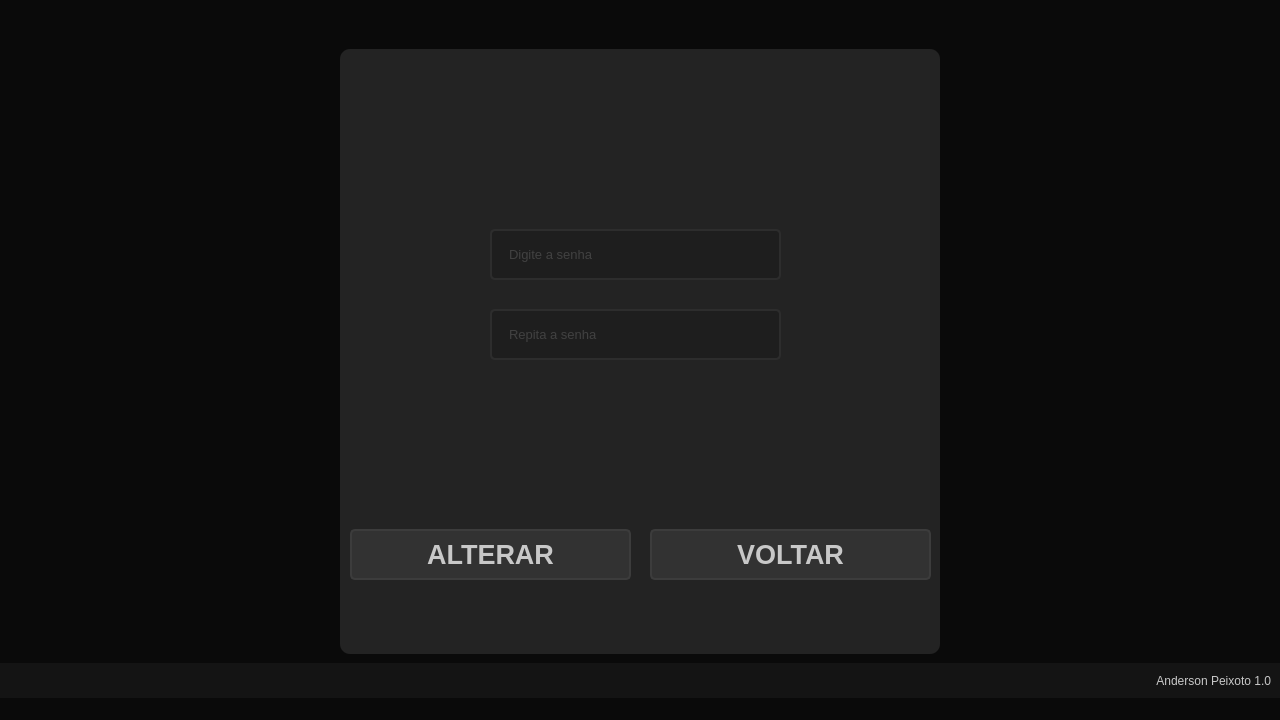
<?xml version="1.0" encoding="UTF-8"?>
<ui version="4.0">
 <class>MainWindow</class>
 <widget class="QMainWindow" name="MainWindow">
  <property name="geometry">
   <rect>
    <x>0</x>
    <y>0</y>
    <width>1280</width>
    <height>720</height>
   </rect>
  </property>
  <property name="minimumSize">
   <size>
    <width>500</width>
    <height>700</height>
   </size>
  </property>
  <property name="windowTitle">
   <string>Trocar senha</string>
  </property>
  <property name="windowIcon">
   <iconset>
    <normaloff>Icon.ico</normaloff>Icon.ico</iconset>
  </property>
  <property name="styleSheet">
   <string notr="true">color: rgb(200, 200, 200);
background-color: rgb(10, 10, 10);</string>
  </property>
  <widget class="QWidget" name="centralwidget">
   <layout class="QVBoxLayout" name="verticalLayout">
    <property name="spacing">
     <number>0</number>
    </property>
    <property name="leftMargin">
     <number>0</number>
    </property>
    <property name="topMargin">
     <number>0</number>
    </property>
    <property name="rightMargin">
     <number>0</number>
    </property>
    <property name="bottomMargin">
     <number>0</number>
    </property>
    <item>
     <widget class="QFrame" name="top_bar">
      <property name="maximumSize">
       <size>
        <width>16777215</width>
        <height>40</height>
       </size>
      </property>
      <property name="styleSheet">
       <string notr="true"/>
      </property>
      <property name="frameShape">
       <enum>QFrame::NoFrame</enum>
      </property>
      <property name="frameShadow">
       <enum>QFrame::Raised</enum>
      </property>
      <layout class="QHBoxLayout" name="horizontalLayout_2">
       <property name="spacing">
        <number>0</number>
       </property>
       <property name="leftMargin">
        <number>0</number>
       </property>
       <property name="topMargin">
        <number>5</number>
       </property>
       <property name="rightMargin">
        <number>0</number>
       </property>
       <property name="bottomMargin">
        <number>0</number>
       </property>
      </layout>
     </widget>
    </item>
    <item>
     <widget class="QFrame" name="content">
      <property name="styleSheet">
       <string notr="true"/>
      </property>
      <property name="frameShape">
       <enum>QFrame::NoFrame</enum>
      </property>
      <property name="frameShadow">
       <enum>QFrame::Raised</enum>
      </property>
      <layout class="QHBoxLayout" name="horizontalLayout">
       <item>
        <widget class="QFrame" name="login_area">
         <property name="maximumSize">
          <size>
           <width>600</width>
           <height>700</height>
          </size>
         </property>
         <property name="styleSheet">
          <string notr="true">background-color: rgb(35, 35, 35);
border-radius: 10px;</string>
         </property>
         <property name="frameShape">
          <enum>QFrame::NoFrame</enum>
         </property>
         <property name="frameShadow">
          <enum>QFrame::Raised</enum>
         </property>
         <widget class="QLineEdit" name="lineEdit_3">
          <property name="geometry">
           <rect>
            <x>150</x>
            <y>180</y>
            <width>291</width>
            <height>51</height>
           </rect>
          </property>
          <property name="font">
           <font>
            <family>Segoe UI</family>
            <pointsize>10</pointsize>
           </font>
          </property>
          <property name="styleSheet">
           <string notr="true">QLineEdit {
	border: 2px solid rgb(45,45,45);
	border-radius: 5px;
	padding: 15px;
	color: rgb(100,100,100);
	background-color: rgb(30, 30,30);
}

QLineEdit:hover{
	border: 2px solid rgb(55,55,55);

}

QLineEdit:focus{
	border: 2px solid rgb(255,207,0);
	color: rgb(200,200,200);
}</string>
          </property>
          <property name="maxLength">
           <number>16</number>
          </property>
          <property name="echoMode">
           <enum>QLineEdit::Password</enum>
          </property>
          <property name="placeholderText">
           <string>Digite a senha</string>
          </property>
         </widget>
         <widget class="QPushButton" name="pushButton">
          <property name="geometry">
           <rect>
            <x>10</x>
            <y>480</y>
            <width>281</width>
            <height>51</height>
           </rect>
          </property>
          <property name="font">
           <font>
            <pointsize>20</pointsize>
            <weight>75</weight>
            <bold>true</bold>
           </font>
          </property>
          <property name="styleSheet">
           <string notr="true">QPushButton{
	
	background-color: rgb(50, 50, 50);
	border: 2px solid rgb(60,60,60);
	border-radius: 5px;
}

QPushButton:hover{
	
	border: 2px solid rgb(70,70,70);
	border-radius: 5px;
}

QPushButton:pressed{
	
	background-color: rgb(250, 230, 0);
	border: 2px solid rgb(255,165,24);
	color: 5px;
	color: rgb(35,35,35);
}</string>
          </property>
          <property name="text">
           <string>ALTERAR</string>
          </property>
         </widget>
         <widget class="QLabel" name="label_5">
          <property name="geometry">
           <rect>
            <x>130</x>
            <y>330</y>
            <width>181</width>
            <height>20</height>
           </rect>
          </property>
          <property name="font">
           <font>
            <weight>75</weight>
            <bold>true</bold>
           </font>
          </property>
          <property name="styleSheet">
           <string notr="true">color: rgb(255, 0, 0);</string>
          </property>
          <property name="text">
           <string/>
          </property>
         </widget>
         <widget class="QLineEdit" name="lineEdit_4">
          <property name="geometry">
           <rect>
            <x>150</x>
            <y>260</y>
            <width>291</width>
            <height>51</height>
           </rect>
          </property>
          <property name="font">
           <font>
            <family>Segoe UI</family>
            <pointsize>10</pointsize>
           </font>
          </property>
          <property name="styleSheet">
           <string notr="true">QLineEdit {
	border: 2px solid rgb(45,45,45);
	border-radius: 5px;
	padding: 15px;
	color: rgb(100,100,100);
	background-color: rgb(30, 30,30);
}

QLineEdit:hover{
	border: 2px solid rgb(55,55,55);

}

QLineEdit:focus{
	border: 2px solid rgb(255,207,0);
	color: rgb(200,200,200);
}</string>
          </property>
          <property name="maxLength">
           <number>16</number>
          </property>
          <property name="echoMode">
           <enum>QLineEdit::Password</enum>
          </property>
          <property name="placeholderText">
           <string>Repita a senha</string>
          </property>
         </widget>
         <widget class="QPushButton" name="pushButton_2">
          <property name="geometry">
           <rect>
            <x>310</x>
            <y>480</y>
            <width>281</width>
            <height>51</height>
           </rect>
          </property>
          <property name="font">
           <font>
            <pointsize>20</pointsize>
            <weight>75</weight>
            <bold>true</bold>
           </font>
          </property>
          <property name="styleSheet">
           <string notr="true">QPushButton{
	
	background-color: rgb(50, 50, 50);
	border: 2px solid rgb(60,60,60);
	border-radius: 5px;
}

QPushButton:hover{
	
	border: 2px solid rgb(70,70,70);
	border-radius: 5px;
}

QPushButton:pressed{
	
	background-color: rgb(250, 230, 0);
	border: 2px solid rgb(255,165,24);
	color: 5px;
	color: rgb(35,35,35);
}</string>
          </property>
          <property name="text">
           <string>VOLTAR</string>
          </property>
         </widget>
         <widget class="QLabel" name="label_2">
          <property name="geometry">
           <rect>
            <x>250</x>
            <y>70</y>
            <width>231</width>
            <height>20</height>
           </rect>
          </property>
          <property name="font">
           <font>
            <weight>75</weight>
            <bold>true</bold>
           </font>
          </property>
          <property name="styleSheet">
           <string notr="true">color: rgb(0, 0, 255);</string>
          </property>
          <property name="text">
           <string/>
          </property>
         </widget>
         <widget class="QLabel" name="label_3">
          <property name="geometry">
           <rect>
            <x>180</x>
            <y>240</y>
            <width>231</width>
            <height>16</height>
           </rect>
          </property>
          <property name="styleSheet">
           <string notr="true">color: rgb(255, 0, 0);</string>
          </property>
          <property name="text">
           <string/>
          </property>
         </widget>
        </widget>
       </item>
      </layout>
     </widget>
    </item>
    <item>
     <widget class="QFrame" name="bottom">
      <property name="maximumSize">
       <size>
        <width>16777215</width>
        <height>35</height>
       </size>
      </property>
      <property name="styleSheet">
       <string notr="true">background-color: rgb(20, 20, 20);</string>
      </property>
      <property name="frameShape">
       <enum>QFrame::NoFrame</enum>
      </property>
      <property name="frameShadow">
       <enum>QFrame::Raised</enum>
      </property>
      <layout class="QVBoxLayout" name="verticalLayout_2">
       <item>
        <widget class="QLabel" name="label">
         <property name="text">
          <string>Anderson Peixoto 1.0</string>
         </property>
         <property name="alignment">
          <set>Qt::AlignRight|Qt::AlignTrailing|Qt::AlignVCenter</set>
         </property>
        </widget>
       </item>
      </layout>
     </widget>
    </item>
   </layout>
  </widget>
  <widget class="QMenuBar" name="menubar">
   <property name="geometry">
    <rect>
     <x>0</x>
     <y>0</y>
     <width>1280</width>
     <height>21</height>
    </rect>
   </property>
  </widget>
  <widget class="QStatusBar" name="statusbar"/>
 </widget>
 <tabstops>
  <tabstop>lineEdit_3</tabstop>
  <tabstop>lineEdit_4</tabstop>
  <tabstop>pushButton</tabstop>
  <tabstop>pushButton_2</tabstop>
 </tabstops>
 <resources>
  <include location="file_rc.qrc"/>
 </resources>
 <connections/>
</ui>
